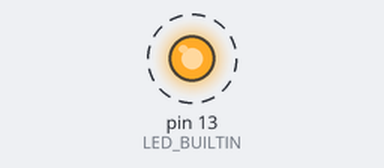
The sketch below on a simulated Arduino Uno, built with avr-gcc and run on an emulated ATmega328P. On the bench: output pins drawn as LEDs (lit = HIGH). Dashed ring = blinking.

Above: at 0.2 s.
Timing chart, 0 to 3.0 s (numbered marks = the images above):
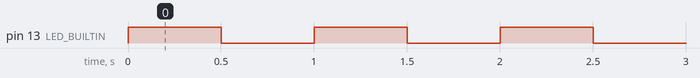

Measured:
- by itself, pin 13 (LED_BUILTIN): alternates HIGH for 0.50 s and LOW for 0.50 s

The sketch:

try_external_hardware_control.ino
```cpp
#include "tester.h"

void setup()
{
  pinMode(LED_BUILTIN, OUTPUT);
}

void loop()
{
  change();
  delay(500);
}
```

tester.cpp
```cpp
#include "tester.h"
#include "Arduino.h"

void change()
{
  digitalWrite(LED_BUILTIN, 1 - digitalRead(LED_BUILTIN));
}
```

tester.h
```cpp
#ifndef TESTER_H
#define TESTER_H

void change();

#endif
```
